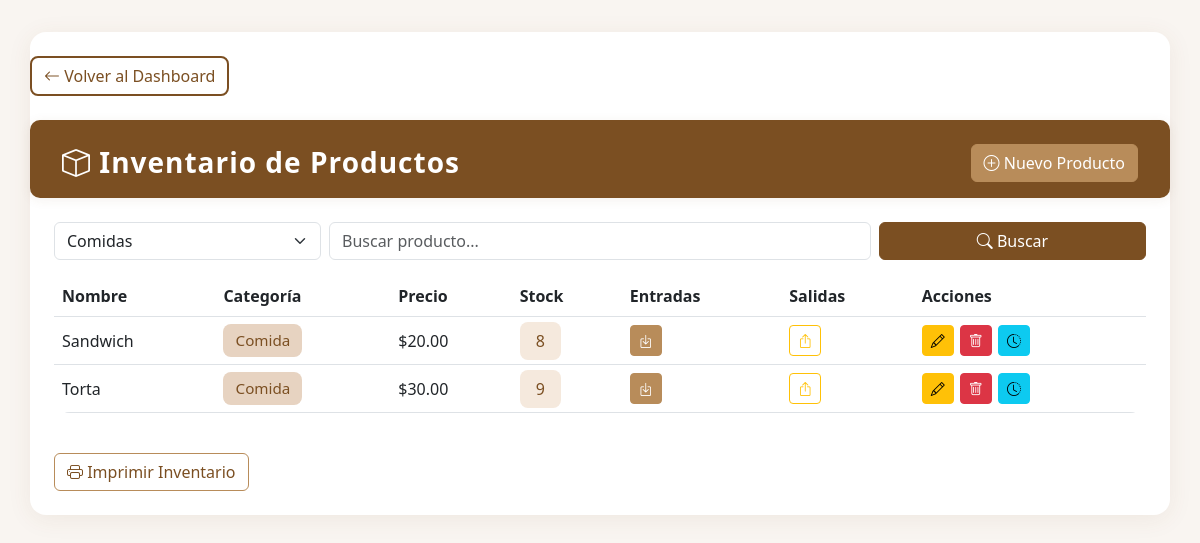
The app's page /view/inventario.php?tipo=comida (signed in) with its own data.
### tables this page shows
CREATE TABLE `productos` (
  `id` int(11) NOT NULL,
  `nombre` varchar(100) DEFAULT NULL,
  `precio` decimal(10,2) DEFAULT NULL,
  `tipo` varchar(20) NOT NULL DEFAULT 'bebida',
  `stock` int(11) NOT NULL DEFAULT 0
);

### model/ProductoModel.php (called while the page is built, shortened)
<?php
class ProductoModel {
    public static function buscarTodos($tipo = '', $q = '') {
        $pdo = Conexion::conectar();
        $sql = "SELECT * FROM productos WHERE 1";
        $params = [];
        if ($tipo) {
            $sql .= " AND tipo = ?";
            $params[] = $tipo;
        }
        $sql .= " ORDER BY nombre ASC";
        $stmt = $pdo->prepare($sql);
        $stmt->execute($params);
        return $stmt->fetchAll(PDO::FETCH_ASSOC);
    }
}

### view/inventario.php (the view, shortened to what this page needs)
<?php
require_once("../model/ProductoModel.php");
$tipo = $_GET['tipo'] ?? '';
$q = $_GET['q'] ?? '';
$productos = ProductoModel::buscarTodos($tipo, $q);
$tipos = ['bebida' => 'Bebidas', 'comida' => 'Comidas', 'postre' => 'Postres'];
$rol = $_SESSION['rol'] ?? 'empleado';
?>
<!DOCTYPE html>
<html lang="es">
<head>
    <link href="https://cdn.jsdelivr.net/npm/bootstrap@5.3.0/dist/css/bootstrap.min.css" rel="stylesheet">
    <link rel="stylesheet" href="https://cdn.jsdelivr.net/npm/bootstrap-icons@1.11.3/font/bootstrap-icons.min.css">
</head>
<body>
<div class="container inventario-card">
    <a href="<?= $rol == 'gerente' ? 'dashboard_gerente.php' : 'dashboard_empleado.php' ?>" class="btn btn-volver mt-4">
        <i class="bi bi-arrow-left"></i> Volver al Dashboard
    </a>
    <div class="inventario-header shadow-card">
        <h3><i class="bi bi-box"></i> Inventario de Productos</h3>
        <?php if ($rol == 'gerente'): ?>
        <button class="btn btn-success" onclick="nuevoProducto()">
            <i class="bi bi-plus-circle"></i> Nuevo Producto
        </button>
        <?php endif; ?>
    </div>
    <form class="row g-2 my-3 px-4" method="get">
        <div class="col-md-3">
            <select name="tipo" class="form-select" onchange="this.form.submit()">
                <?php foreach($tipos as $key => $label): ?>
                    <option value="<?= $key ?>" <?= $tipo==$key?'selected':'' ?>><?= $label ?></option>
                <?php endforeach; ?>
            </select>
        </div>
        <div class="col-md-6">
            <input type="text" name="q" class="form-control" placeholder="Buscar producto..." value="<?= htmlspecialchars($q) ?>">
        </div>
        <div class="col-md-3">
            <button class="btn btn-primary w-100"><i class="bi bi-search"></i> Buscar</button>
        </div>
    </form>
    <div class="table-responsive px-4 pb-4">
        <table class="table table-hover align-middle mb-0">
            <thead>
                <tr>
                    <th>Nombre</th>
                    <th>Categoría</th>
                    <th>Precio</th>
                    <th>Stock</th>
                    <th>Entradas</th>
                    <th>Salidas</th>
                    <th>Acciones</th>
                </tr>
            </thead>
            <tbody>
                <?php foreach($productos as $p): ?>
                <tr>
                    <td><?= htmlspecialchars($p['nombre']) ?></td>
                    <td>
                        <span class="categoria-badge"><?= ucfirst($p['tipo']) ?></span>
                    </td>
                    <td>$<?= number_format($p['precio'],2) ?></td>
                    <td>
                        <span class="badge-stock"><?= $p['stock'] ?></span>
                    </td>
                    <td>
                        <?php if ($rol == 'gerente'): ?>
                        <button class="btn btn-outline-success btn-sm" title="Registrar entrada" onclick="movimiento('entrada',<?= $p['id'] ?>, '<?= htmlspecialchars($p['nombre']) ?>')"><i class="bi bi-box-arrow-in-down"></i></button>
                        <?php endif; ?>
                    </td>
                    <td>
                        <?php if ($rol == 'gerente'): ?>
                        <button class="btn btn-outline-warning btn-sm" title="Registrar salida" onclick="movimiento('salida',<?= $p['id'] ?>, '<?= htmlspecialchars($p['nombre']) ?>')"><i class="bi bi-box-arrow-up"></i></button>
                        <?php endif; ?>
                    </td>
                    <td class="acciones-btns">
                        <?php if ($rol == 'gerente'): ?>
                        <button class="btn btn-warning btn-sm" title="Editar" onclick="editarProducto(<?= $p['id'] ?>)"><i class="bi bi-pencil"></i></button>
                        <button class="btn btn-danger btn-sm" title="Eliminar" onclick="eliminarProducto(<?= $p['id'] ?>)"><i class="bi bi-trash"></i></button>
                        <?php endif; ?>
                        <button class="btn btn-info btn-sm" title="Historial" onclick="verHistorial(<?= $p['id'] ?>, '<?= htmlspecialchars($p['nombre']) ?>')"><i class="bi bi-clock-history"></i></button>
                    </td>
                </tr>
                <?php endforeach; ?>
            </tbody>
        </table>
    </div>
    <div class="px-4 pb-4">
        <button class="btn btn-outline-secondary mt-3" onclick="window.print()"><i class="bi bi-printer"></i> Imprimir Inventario</button>
    </div>
</div>
</body>
</html>

### view/inventario.php (style rules this page uses)
body { background: #f9f5f1; }
.inventario-card { background: #fff; border-radius: 16px; box-shadow: 0 4px 24px rgba(120, 72, 32, 0.08); padding: 0; margin-top: 32px; margin-bottom: 32px; }
.inventario-header { background: #7b4f22; color: #fff; border-radius: 16px 16px 0 0; padding: 1.5rem 2rem 1rem 2rem; display: flex; justify-content: space-between; align-items: center; }
.inventario-header h3 { margin: 0; font-weight: bold; letter-spacing: 1px; }
.btn-volver { margin-bottom: 1.5rem; background: #fff; color: #7b4f22; border: 2px solid #7b4f22; border-radius: 8px; font-weight: 500; }
.table thead { background: #f5e9dd; color: #7b4f22; font-weight: bold; }
.table { background: #fff; border-radius: 0 0 16px 16px; overflow: hidden; }
.badge-stock { font-size: 1rem; background: #f5e9dd; color: #7b4f22; border-radius: 8px; padding: 0.5em 1em; }
.categoria-badge { font-size: 0.95rem; background: #e7d3c1; color: #7b4f22; border-radius: 8px; padding: 0.4em 0.8em; }
.acciones-btns .btn { margin-right: 2px; }
.btn-success, .btn-outline-success { background: #b88c5a; border-color: #b88c5a; color: #fff; }
.btn-primary { background: #7b4f22; border-color: #7b4f22; }
.btn-outline-secondary { border-color: #b88c5a; color: #7b4f22; }
.shadow-card { box-shadow: 0 2px 12px rgba(120,72,32,0.08); border-radius: 10px; }

### records on screen
productos: nombre "Sandwich", tipo "Comida", precio "20.00", stock "8"
productos: nombre "Torta", tipo "Comida", precio "30.00", stock "9"

### other values on screen
form field tipo "Comidas"
